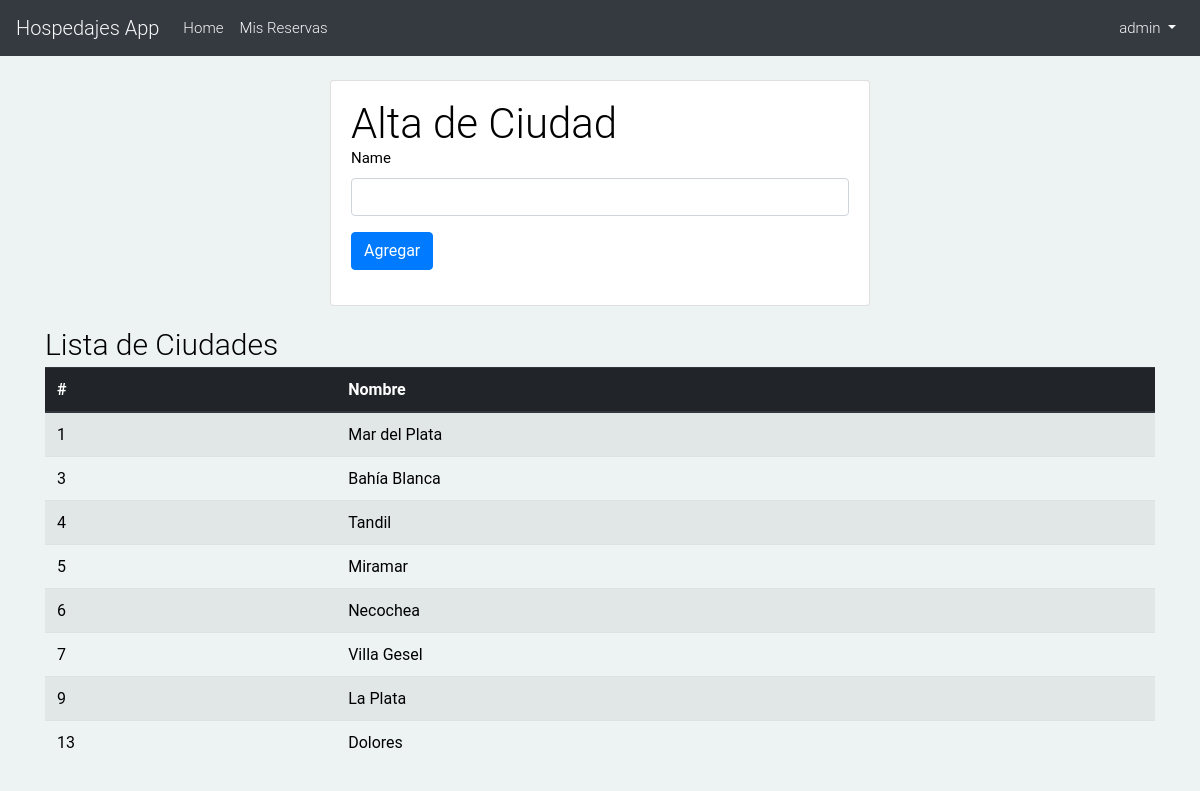
The page /hospedajes/new_city/ (signed in) on the database as committed earlier.
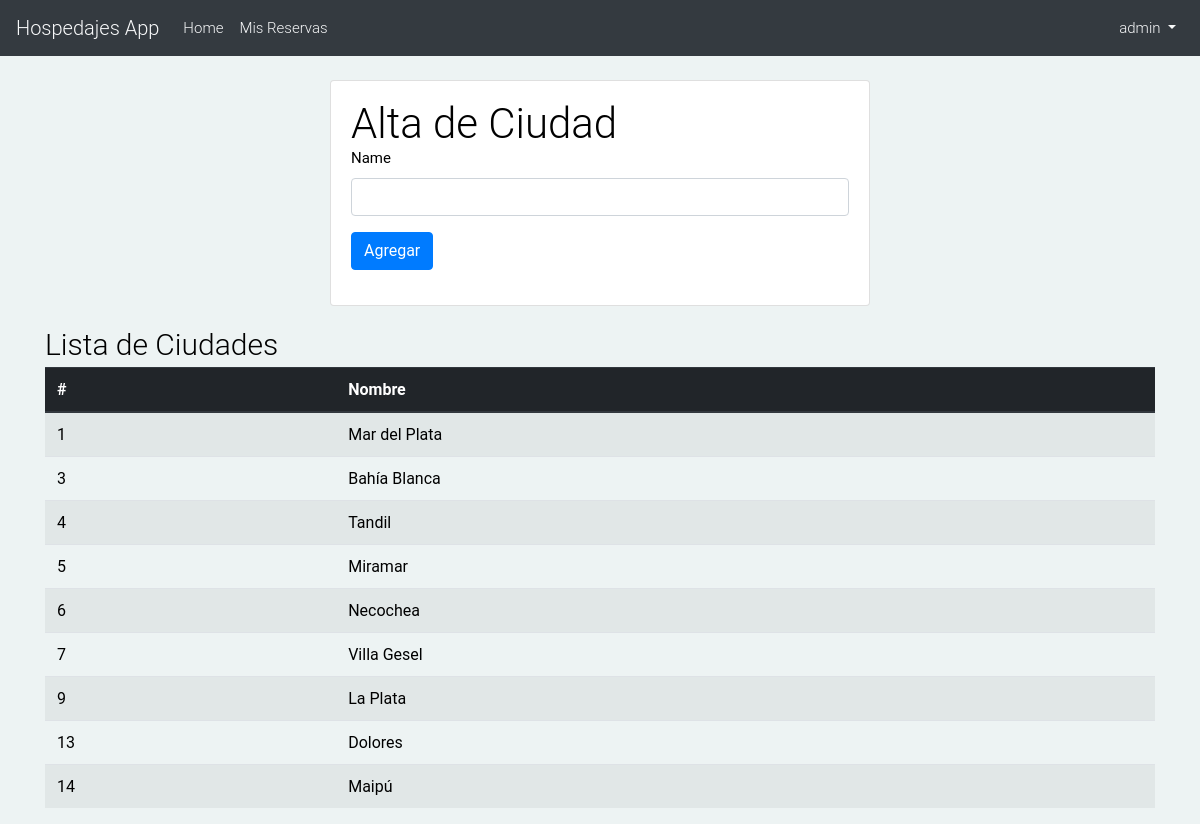
The same page on the database as committed later.
### hospedajes_app/models.py (models this page shows, shortened)
class City(models.Model):
    name = models.CharField(max_length=25, unique=True)
    class Meta:
        verbose_name_plural = 'Cities'

### hospedajes_app/views.py (the view)
# urls.py: path('new_city/', views.city_form, name='cityForm'),
@login_required
def city_form(request):
    cities = City.objects.all()
    if request.method == 'POST':
        form = CityForm(request.POST)
        if form.is_valid():
            new_city = form.save()
    else:
        form = CityForm()
    return render(request, 'hospedajes_app/forms/city_form.html', {'cities': cities, 'form': form})

### hospedajes_app/forms.py
class CityForm(forms.ModelForm):
    class Meta:
        model = City
        fields = ('name',)

### templates/hospedajes_app/forms/city_form.html (shortened to what this page needs)
{% extends 'hospedajes_app/base.html' %}
{% load crispy_forms_tags %}
{% block content %}
    <div class="row justify-content-center">
        <div class="col-6">
          <div class="card">
            <div class="card-body">
              <h2>Alta de Ciudad</h2>
              <form method="post" novalidate>
                {{ form|crispy }}
                <button type="submit" class="btn btn-primary">Agregar</button>
              </form>
            </div>
          </div>
        </div>
    </div>
    <h3 class="mt-3">Lista de Ciudades</h3>
    <table class="table table-striped table-hover table table-responsive-sm">
        {% if cities %}
        <thead class="thead-dark">
            <tr>
                <th scope="col">#</th>
                <th scope="col">Nombre</th>
            </tr>
        </thead>
        <tbody>
            {% for c in cities %}
            <tr>
                <td>{{ c.id }}</td>
                <td>{{ c.name }}</td>
            </tr>
            {% endfor %}
            {% else %}
                <h3>No hay ciudades</h3>
            {% endif %}
        </tbody>
    </table>
{% endblock %}

Rows that differ between the two databases and show on the page:
added City: id "14", name "Maipú"
